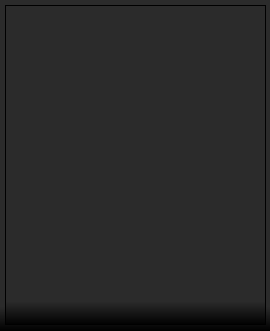
<?xml version="1.0" encoding="UTF-8"?>
<ui version="4.0">
 <class>Dialog</class>
 <widget class="QDialog" name="Dialog">
  <property name="geometry">
   <rect>
    <x>0</x>
    <y>0</y>
    <width>270</width>
    <height>331</height>
   </rect>
  </property>
  <property name="windowTitle">
   <string>GUI ScrcPy - Toolkit</string>
  </property>
  <property name="windowIcon">
   <iconset>
    <normaloff>rsrc/android_circle.png</normaloff>rsrc/android_circle.png</iconset>
  </property>
  <property name="styleSheet">
   <string notr="true">background-color: qlineargradient(spread:pad, x1:0, y1:1, x2:0, y2:0, stop:0 rgba(0, 0, 0, 255), stop:0.0742574 rgba(43, 43, 43, 255));</string>
  </property>
  <widget class="QListWidget" name="listWidget">
   <property name="geometry">
    <rect>
     <x>5</x>
     <y>5</y>
     <width>261</width>
     <height>320</height>
    </rect>
   </property>
   <property name="maximumSize">
    <size>
     <width>261</width>
     <height>320</height>
    </size>
   </property>
   <property name="font">
    <font>
     <pointsize>13</pointsize>
    </font>
   </property>
   <property name="focusPolicy">
    <enum>Qt::WheelFocus</enum>
   </property>
   <property name="acceptDrops">
    <bool>true</bool>
   </property>
   <property name="autoFillBackground">
    <bool>true</bool>
   </property>
   <property name="styleSheet">
    <string notr="true">background-color: qlineargradient(spread:pad, x1:0, y1:1, x2:0, y2:0, stop:0 rgba(0, 0, 0, 255), stop:0.0742574 rgba(43, 43, 43, 255));

color: rgb(238, 238, 236);
alternate-background-color: qlineargradient(spread:pad, x1:1, y1:1, x2:1, y2:0, stop:0 rgba(25, 25, 25, 255), stop:0.0845771 rgba(81, 81, 81, 255));</string>
   </property>
   <property name="lineWidth">
    <number>10</number>
   </property>
   <property name="midLineWidth">
    <number>10</number>
   </property>
   <property name="verticalScrollBarPolicy">
    <enum>Qt::ScrollBarAsNeeded</enum>
   </property>
   <property name="horizontalScrollBarPolicy">
    <enum>Qt::ScrollBarAlwaysOff</enum>
   </property>
   <property name="showDropIndicator" stdset="0">
    <bool>false</bool>
   </property>
   <property name="dragEnabled">
    <bool>false</bool>
   </property>
   <property name="dragDropOverwriteMode">
    <bool>false</bool>
   </property>
   <property name="alternatingRowColors">
    <bool>true</bool>
   </property>
   <property name="selectionMode">
    <enum>QAbstractItemView::MultiSelection</enum>
   </property>
   <property name="selectionBehavior">
    <enum>QAbstractItemView::SelectRows</enum>
   </property>
   <property name="iconSize">
    <size>
     <width>2</width>
     <height>4</height>
    </size>
   </property>
   <property name="verticalScrollMode">
    <enum>QAbstractItemView::ScrollPerPixel</enum>
   </property>
   <property name="horizontalScrollMode">
    <enum>QAbstractItemView::ScrollPerPixel</enum>
   </property>
   <property name="movement">
    <enum>QListView::Free</enum>
   </property>
   <property name="isWrapping" stdset="0">
    <bool>false</bool>
   </property>
   <property name="resizeMode">
    <enum>QListView::Fixed</enum>
   </property>
   <property name="layoutMode">
    <enum>QListView::SinglePass</enum>
   </property>
   <property name="spacing">
    <number>7</number>
   </property>
   <property name="viewMode">
    <enum>QListView::ListMode</enum>
   </property>
   <property name="modelColumn">
    <number>0</number>
   </property>
   <property name="uniformItemSizes">
    <bool>true</bool>
   </property>
   <property name="batchSize">
    <number>100</number>
   </property>
   <property name="wordWrap">
    <bool>true</bool>
   </property>
   <property name="selectionRectVisible">
    <bool>false</bool>
   </property>
   <property name="itemAlignment">
    <set>Qt::AlignHCenter</set>
   </property>
  </widget>
 </widget>
 <resources/>
 <connections/>
</ui>
